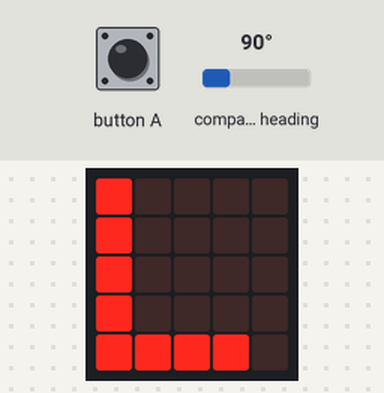
The program below on a simulated BBC micro:bit (MakeCode). Shown: the board's 5×5 LED display. Inputs (shaded band) come from the test bench; at power-on: compass heading 90°. The compass is already calibrated.

Above: at 1.2 s.
1.3 s: compass heading set to 47°
2.8 s: compass heading set to 39°
At 3.9 s:
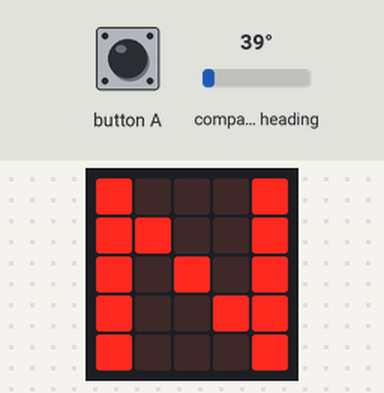
4.5 s: compass heading set to 180°
At 5.4 s:
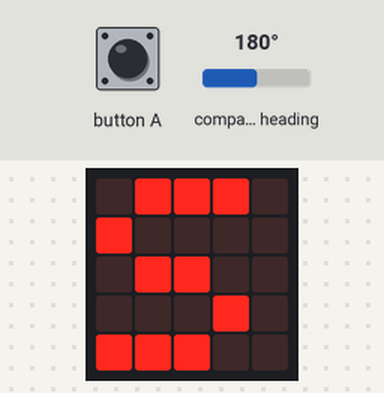
6.1 s: compass heading set to 219°
7.6 s: compass heading set to 231°
At 8.2 s:
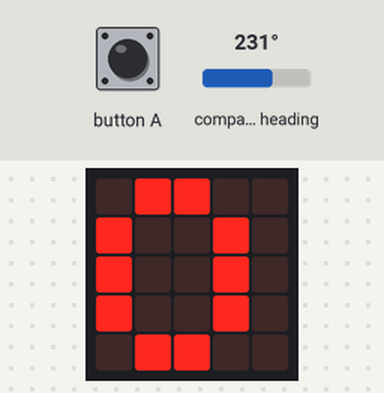
9.2 s: compass heading set to 7°
At 9.7 s:
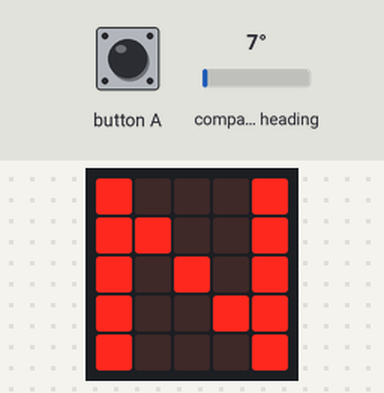
Timing chart, 0 to 11.7 s (numbered marks = the images above; inputs shaded):
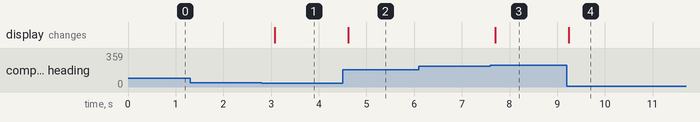

Measured:
- the behaviour switches between 45 and 44° on compass heading (found by bisection; images 0 and 1)
- the behaviour switches between 224 and 225° on compass heading (found by bisection; images 2 and 3)
- after the input at 1.3 s, every drawn part: stays the same
- after the input at 2.8 s, the display: changes after 0.28 s (image 1)
- after the input at 4.5 s, the display: changes after 0.12 s (image 2)
- after the input at 6.1 s, every drawn part: stays the same
- after the input at 7.6 s, the display: changes after 0.10 s (image 3)
- after the input at 9.2 s, the display: changes at once (image 4)

The program:

main.ts
```typescript
let Graus = 0
input.onButtonPressed(Button.A, function () {
    input.calibrateCompass()
    Graus = input.compassHeading()
})
basic.forever(function () {
    Graus = input.compassHeading()
    if (Graus < 45) {
        basic.showString("N")
    } else {
        if (Graus < 135) {
            basic.showString("L")
        } else {
            if (Graus < 225) {
                basic.showString("S")
            } else {
                if (Graus < 315) {
                    basic.showString("O")
                } else {
                    basic.showString("N")
                }
            }
        }
    }
})
```

test.ts
```typescript
// testes vão aqui; isto não será compilado quando este pacote for usado como uma extensão.
```
